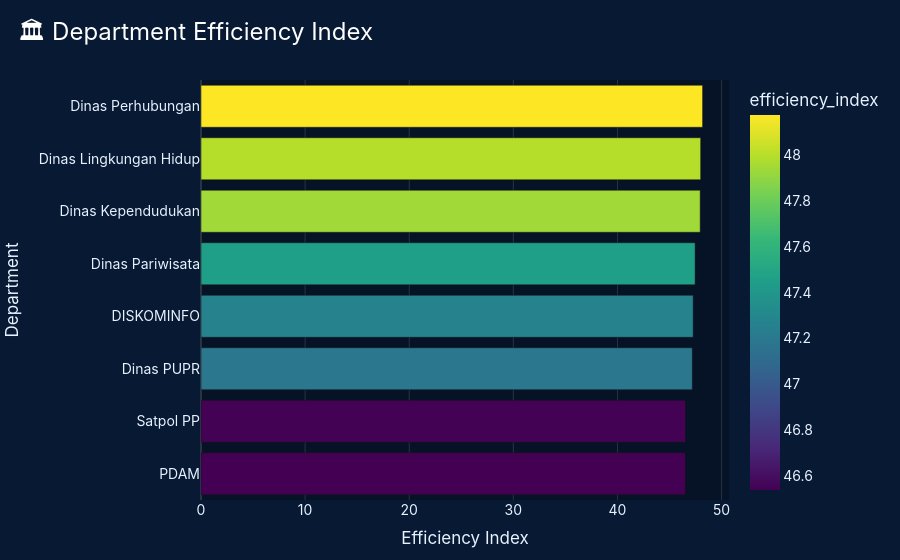

The code cell stored with this chart in its notebook:
### Code cell
# =========================================================
# 5.6 DEPARTMENT EFFICIENCY VISUAL (DARK THEME)
# =========================================================

fig = px.bar(
    department_kpi,
    x="efficiency_index",
    y="department",
    orientation="h",
    title="🏛️ Department Efficiency Index",
    template="plotly_dark",
    color="efficiency_index",
    color_continuous_scale="Viridis"
)

fig.update_layout(
    **COMMON_LAYOUT,
    xaxis_title="Efficiency Index",
    yaxis_title="Department",
    yaxis=dict(categoryorder="total ascending")
)

fig.show()

# Save screenshot as:
# assets/department-efficiency-index.png

### Figure 1 — Plotly figure (JSON) as saved in the notebook; plotly's stock layout.template omitted (floating-point values rounded to 4 significant figures)
{"data": [{"hovertemplate": "efficiency_index=%{marker.color}<br>department=%{y}<extra></extra>", "legendgroup": "", "marker": {"color": [48.18, 47.99, 47.94, 47.46, 47.27, 47.19, 46.54, 46.54], "coloraxis": "coloraxis", "pattern": {"shape": ""}}, "name": "", "orientation": "h", "showlegend": false, "textposition": "auto", "type": "bar", "x": [48.18, 47.99, 47.94, 47.46, 47.27, 47.19, 46.54, 46.54], "xaxis": "x", "y": ["Dinas Perhubungan", "Dinas Lingkungan Hidup", "Dinas Kependudukan", "Dinas Pariwisata", "DISKOMINFO", "Dinas PUPR", "Satpol PP", "PDAM"], "yaxis": "y"}], "layout": {"barmode": "relative", "coloraxis": {"colorbar": {"title": {"text": "efficiency_index"}}, "colorscale": [[0, "#440154"], [0.1111, "#482878"], [0.2222, "#3e4989"], [0.3333, "#31688e"], [0.4444, "#26828e"], [0.5556, "#1f9e89"], [0.6667, "#35b779"], [0.7778, "#6ece58"], [0.8889, "#b5de2b"], [1, "#fde725"]]}, "font": {"color": "#E8F1FF", "family": "Inter, Segoe UI, sans-serif", "size": 14}, "legend": {"bgcolor": "rgba(0,0,0,0)", "borderwidth": 0, "font": {"color": "#E8F1FF"}, "tracegroupgap": 0}, "margin": {"b": 60, "l": 60, "r": 40, "t": 80}, "paper_bgcolor": "#081a33", "plot_bgcolor": "#061226", "title": {"font": {"color": "white", "size": 24}, "text": "🏛️ Department Efficiency Index", "x": 0.02, "xanchor": "left"}, "xaxis": {"anchor": "y", "domain": [0, 1], "title": {"text": "Efficiency Index"}}, "yaxis": {"anchor": "x", "categoryorder": "total ascending", "domain": [0, 1], "title": {"text": "Department"}}}}
